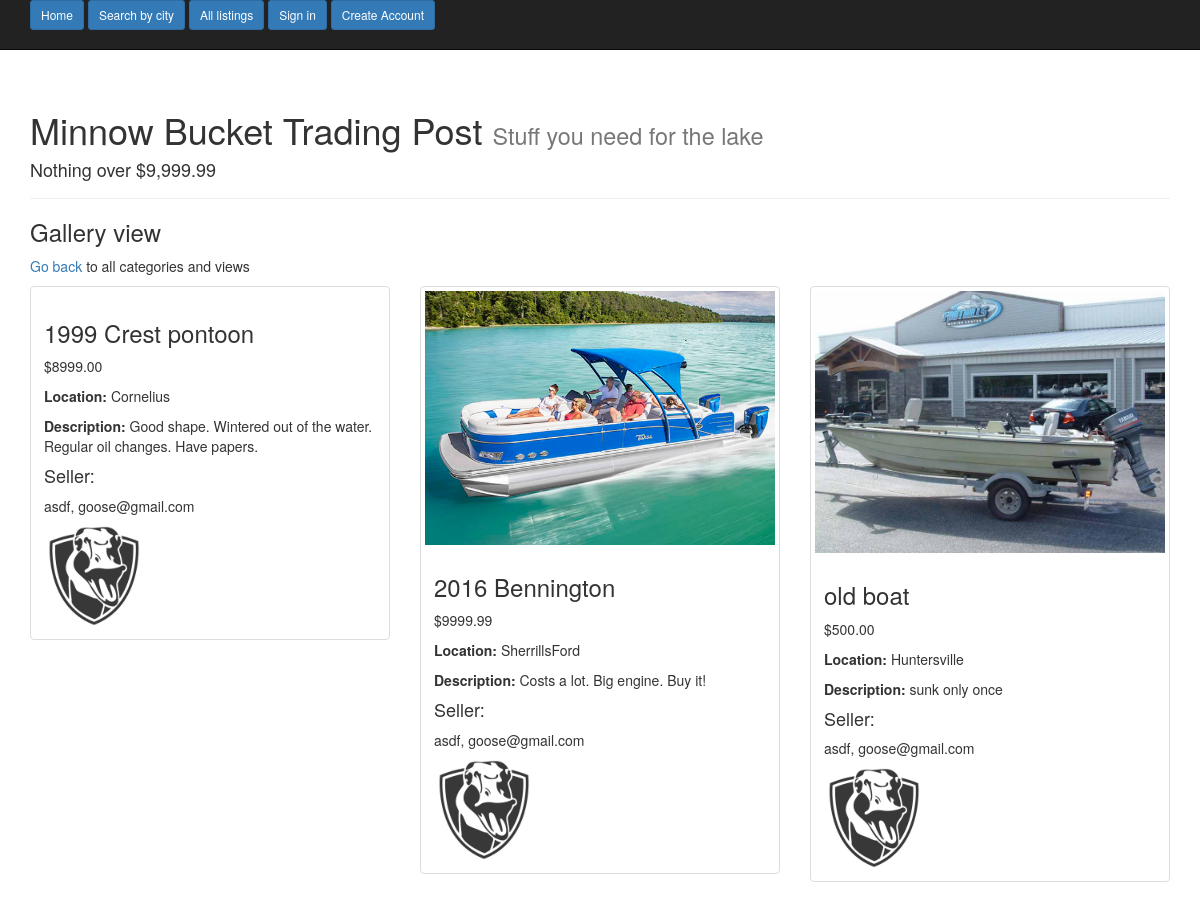
Page /category/4/gallery/ on the committed database.
### main_app/models.py (models this page shows, shortened)
class Listing(models.Model):
    title = models.CharField(max_length=40)
    description = models.TextField()
    price = models.DecimalField(max_digits=6, decimal_places=2)
    photo = models.ImageField(upload_to='listing_photos', null=True, blank=True, verbose_name='Upload a photo')
    city = models.ForeignKey(Location)
    seller = models.ForeignKey(User)
    created = models.DateTimeField(auto_now_add=True)
    pick_category = models.ForeignKey(Category)
    class Meta:
        ordering = ['-created']
    @property
    def photo_url(self):
        if self.photo:
            return self.photo.url
        return 'http://sport.ngmnexpo.com/cliparts/2015/02/1344144.jpg'

class Location(models.Model):
    city_choice = models.CharField(max_length=20)
    def __str__(self):
        return self.city_choice

class TraderProfile(models.Model):
    user = models.OneToOneField('auth.User')
    preferred_location = models.ForeignKey(Location, null=True, blank=True)
    primary_category = models.ForeignKey(Category, null=True, blank=True)
    email_address = models.EmailField(max_length=45, null=True, blank=True)
    logo = models.ImageField(upload_to='logo_images', null=True, blank=True, verbose_name='Upload a logo')
    @property
    def logo_url(self):
        if self.logo:
            return self.logo.url
        return 'http://static.tumblr.com/e7snt83/tU6m7t07k/pirate_patch2.jpg'

### main_app/views.py (the view)
# urls.py: url(r'^category/(?P<subpk>\d+)/gallery/$', SubCatGalleryView.as_view(), name='subcat_gallery_view'),
class SubCatGalleryView(SubCatListView):
    template_name = 'gallery.html'

### main_app/views.py (called while the page is built)
    def get_queryset(self, **kwargs):
        sub_cat = self.kwargs.get('subpk', None)
        return Listing.objects.filter(pick_category=sub_cat)

### templates/gallery.html
{% extends "base.html" %}
{% block content %}
<h3>Gallery view</h3>
<p> <a href="{% url 'index_view' %}">Go back</a> to all categories and views </p>
    <div class="row">
      {% for object in object_list %}
        <div class="col-sm-6 col-md-4">
            <div class="thumbnail">
              <img src="{{ object.photo_url }}" alt="">
              <div class="caption">
                <h3>{{ object.title }}</h3>
                  <p>${{ object.price }}</p>
                  <p><strong>Location:</strong> {{ object.city }}</p>
                  <p><strong>Description:</strong> {{ object.description }}</p>
                  <h4>Seller:</h4>
                  <p> {{ object.seller }}, {{ object.seller.traderprofile.email_address }}</p>
                  <img class='logo' src="{{ object.seller.traderprofile.logo_url }}" alt="" />
              </div>
            </div>
          </div>
      {% endfor %}
    </div>
{% endblock %}

### main_app/static/main_app/css/main.css (style rules this page uses)
.logo { width: 100px; height: auto }

### rows in the picture
Listing: title "1999 Crest pontoon", price "8999.00", city "Cornelius", description "Good shape. Wintered out of the water. Regular oil changes. Have papers.", seller "asdf", seller.traderprofile.email_address "goose@gmail.com", seller.traderprofile.logo_url (picture)
Listing: photo_url (picture), title "2016 Bennington", price "9999.99", city "SherrillsFord", description "Costs a lot. Big engine. Buy it!", seller "asdf", seller.traderprofile.email_address "goose@gmail.com", seller.traderprofile.logo_url (picture)
Listing: photo_url (picture), title "old boat", price "500.00", city "Huntersville", description "sunk only once", seller "asdf", seller.traderprofile.email_address "goose@gmail.com", seller.traderprofile.logo_url (picture)
